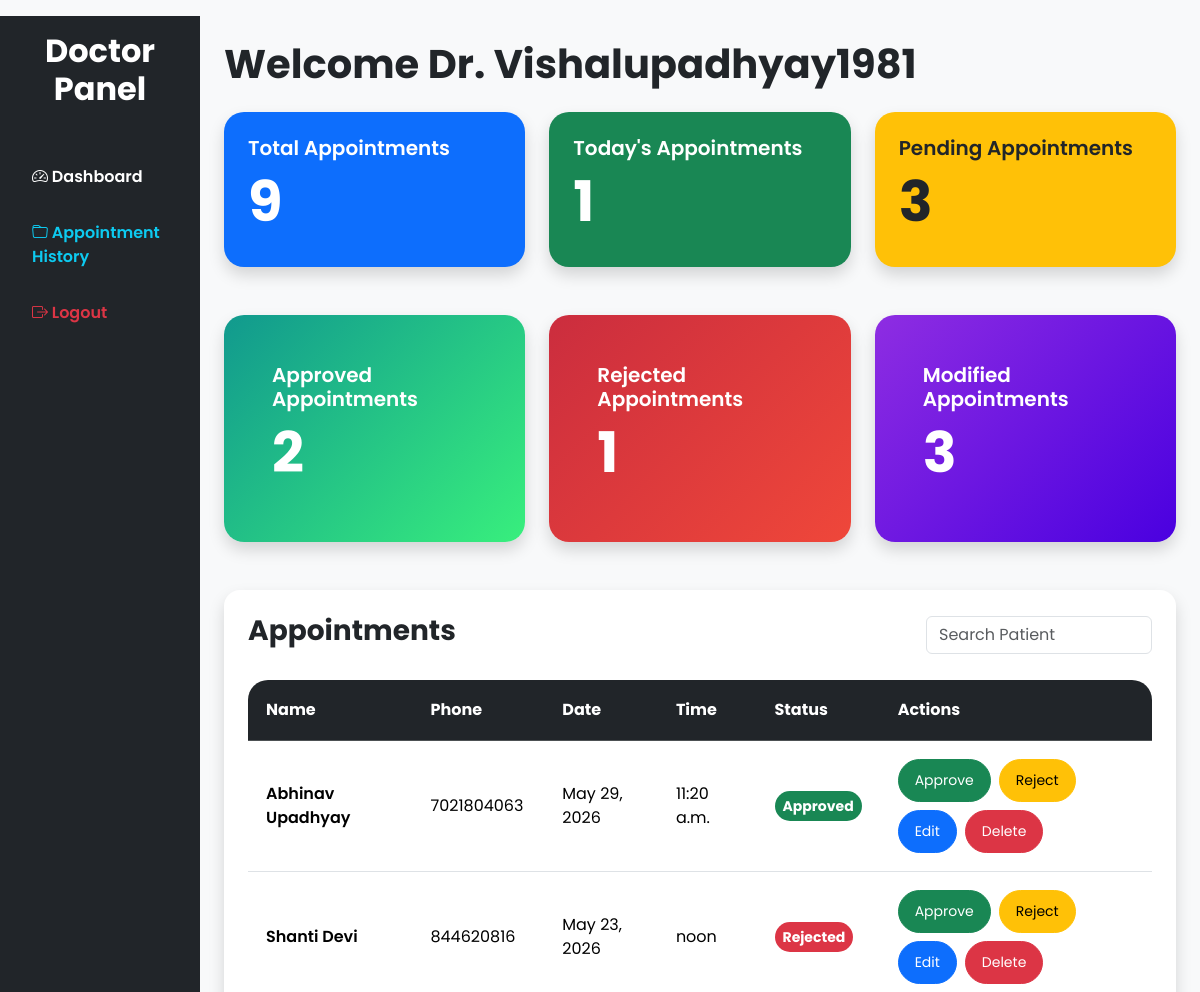
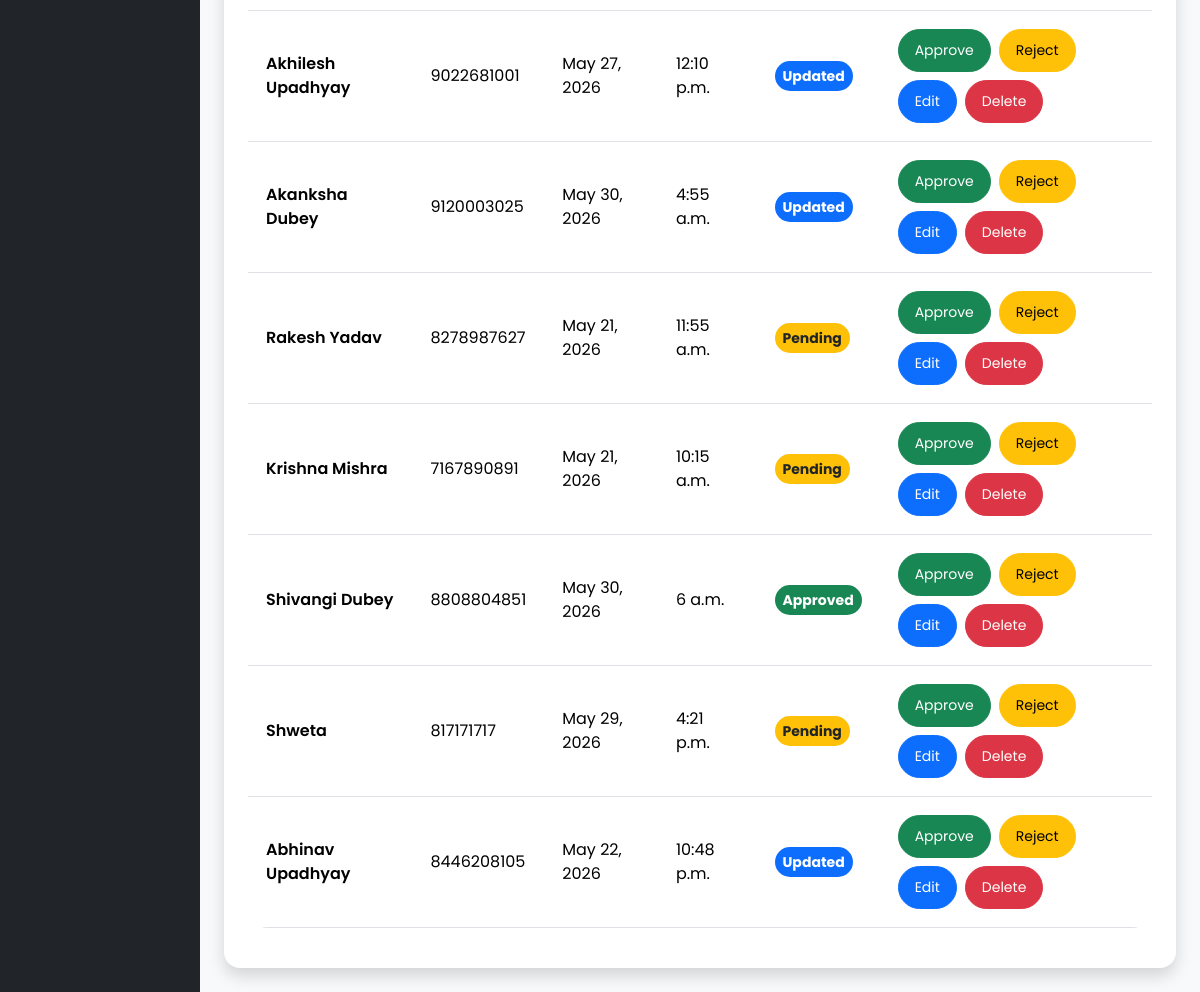
The app's page /appointments/dashboard/ (signed in) with its own data (2 pictures, top to bottom).
### appointments/models.py (models this page shows, shortened)
class Appointment(models.Model):
    patient_name = models.CharField(max_length=100)
    phone = models.CharField(max_length=15)
    email = models.EmailField()
    age = models.IntegerField()
    gender = models.CharField(max_length=10)
    problem = models.TextField()
    appointment_date = models.DateField()
    appointment_time = models.TimeField()
    status = models.CharField(
    max_length=20,
    default='Pending'
                   )
    created_at = models.DateTimeField(auto_now_add=True)
    reason = models.TextField(
    blank=True,
    null=True
)

### appointments/views.py (the view)
# urls.py: path('dashboard/', dashboard, name='dashboard'),
def dashboard(request):
    appointments = Appointment.objects.all().order_by('-id')
    total_appointments = appointments.count()
    today_appointments = appointments.filter(
        appointment_date=date.today()
    ).count()
    pending_appointments = appointments.filter(
        status__iexact='Pending'
    ).count()
    approved_appointments = appointments.filter(
        status__iexact='Approved'
    ).count()
    rejected_appointments = appointments.filter(
        status__iexact='Rejected'
    ).count()
    updated_appointments = appointments.filter(
        status__iexact='Updated'
    ).count()
    return render(
        request,
        'dashboard.html',
        {
            'appointments': appointments,
            'total_appointments': total_appointments,
            'today_appointments': today_appointments,
            'pending_appointments': pending_appointments,
            'approved_appointments': approved_appointments,
            'rejected_appointments': rejected_appointments,
            'updated_appointments': updated_appointments,
        }
    )

### templates/dashboard.html (shortened to what this page needs)
{% extends 'base.html' %}
{% block content %}
<div class="container-fluid">
    <div class="row">
        <div class="col-md-2 bg-dark text-white min-vh-100 p-3">
            <h2 class="text-center fw-bold mb-5">
                Doctor Panel
            </h2>
            <ul class="nav flex-column">
                <li class="nav-item mb-3">
                    <a href="/dashboard/"
                       class="nav-link text-white fw-semibold">
                       <i class="bi bi-speedometer2"></i>
                       Dashboard
                    </a>
                </li>
                <li class="nav-item mb-3">
                    <a href="/appointments/records/"
                       class="nav-link text-info fw-semibold">
                       <i class="bi bi-folder"></i>
                       Appointment History
                    </a>
                </li>
                <li class="nav-item mb-3">
                    <a href="/logout/"
                       class="nav-link text-danger fw-semibold">
                       <i class="bi bi-box-arrow-right"></i>
                       Logout
                    </a>
                </li>
            </ul>
        </div>
        <div class="col-md-10 p-4">
            <h1 class="fw-bold mb-4">
                Welcome Dr. {{ user.username }}
            </h1>
            <div class="row g-4">
                <div class="col-md-4">
                    <div class="card shadow border-0 bg-primary text-white p-4"
                         onclick="filterAppointments('all')"
                         style="cursor:pointer; border-radius:20px;">
                        <h5 class="fw-semibold">
                            Total Appointments
                        </h5>
                        <h1 class="display-4 fw-bold">
                            {{ total_appointments }}
                        </h1>
                    </div>
                </div>
                <div class="col-md-4">
                    <div class="card shadow border-0 bg-success text-white p-4"
                         onclick="filterAppointments('today')"
                         style="cursor:pointer; border-radius:20px;">
                        <h5 class="fw-semibold">
                            Today's Appointments
                        </h5>
                        <h1 class="display-4 fw-bold">
                            {{ today_appointments }}
                        </h1>
                    </div>
                </div>
                <div class="col-md-4">
                    <div class="card shadow border-0 bg-warning text-dark p-4"
                         onclick="filterAppointments('Pending')"
                         style="cursor:pointer; border-radius:20px;">
                        <h5 class="fw-semibold">
                            Pending Appointments
                        </h5>
                        <h1 class="display-4 fw-bold">
                            {{ pending_appointments }}
                        </h1>
                    </div>
                </div>
            </div>
            <div class="row g-4 mt-4">
                <div class="col-md-4">
                    <div class="card shadow border-0 text-white p-5 h-100"
                         onclick="filterAppointments('Approved')"
                         style="
                            background: linear-gradient(135deg,#11998e,#38ef7d);
                            cursor:pointer;
                            border-radius:20px;
                         ">
                        <h5 class="fw-semibold">
                            Approved Appointments
                        </h5>
                        <h1 class="display-4 fw-bold">
                            {{ approved_appointments }}
                        </h1>
                    </div>
                </div>
                <div class="col-md-4">
                    <div class="card shadow border-0 text-white p-5 h-100"
                         onclick="filterAppointments('Rejected')"
                         style="
                            background: linear-gradient(135deg,#cb2d3e,#ef473a);
                            cursor:pointer;
                            border-radius:20px;
                         ">
                        <h5 class="fw-semibold">
                            Rejected Appointments
                        </h5>
                        <h1 class="display-4 fw-bold">
                            {{ rejected_appointments }}
                        </h1>
                    </div>
                </div>
                <div class="col-md-4">
                    <div class="card shadow border-0 text-white p-5 h-100"
                         onclick="filterAppointments('Updated')"
                         style="
                            background: linear-gradient(135deg,#8E2DE2,#4A00E0);
                            cursor:pointer;
                            border-radius:20px;
                         ">
                        <h5 class="fw-semibold">
                            Modified Appointments
                        </h5>
                        <h1 class="display-4 fw-bold">
                            {{ updated_appointments }}
                        </h1>
                    </div>
                </div>
            </div>
            <div class="card shadow border-0 rounded-4 mt-5 p-4">
                <div class="d-flex justify-content-between align-items-center flex-wrap">
                    <h3 class="fw-bold">
                        Appointments
                    </h3>
                    <input type="text"
                           id="searchInput"
                           class="form-control w-25"
                           placeholder="Search Patient">
                </div>
                <div class="table-responsive mt-4">
                    <table class="table table-hover align-middle"
                           id="appointmentTable">
                        <thead class="table-dark">
                            <tr>
                                <th>Name</th>
                                <th>Phone</th>
                                <th>Date</th>
                                <th>Time</th>
                                <th>Status</th>
                                <th>Actions</th>
                            </tr>
                        </thead>
                        <tbody>
                            {% for appointment in appointments %}
                            <tr class="appointment-row"
                                data-status="{{ appointment.status }}"
                                data-date="{{ appointment.appointment_date|date:'Y-m-d' }}">
                                <td class="fw-semibold">
                                    {{ appointment.patient_name }}
                                </td>
                                <td>
                                    {{ appointment.phone }}
                                </td>
                                <td>
                                    {{ appointment.appointment_date }}
                                </td>
                                <td>
                                    {{ appointment.appointment_time }}
                                </td>
                                <td>
                                    {% if appointment.status == 'Approved' %}
                                    <span class="badge bg-success p-2">
                                        Approved
                                    </span>
                                    {% elif appointment.status == 'Rejected' %}
                                    <span class="badge bg-danger p-2">
                                        Rejected
                                    </span>
                                    {% elif appointment.status == 'Updated' %}
                                    <span class="badge bg-primary p-2">
                                        Updated
                                    </span>
                                    {% else %}
                                    <span class="badge bg-warning text-dark p-2">
                                        Pending
                                    </span>
                                    {% endif %}
                                </td>
                                <td>
    <div class="d-flex gap-2 flex-wrap">
        <a href="/appointments/approve/{{ appointment.id }}/"
           class="btn btn-success btn-sm rounded-pill px-3">
           Approve
        </a>
        <button
            type="button"
            class="btn btn-warning btn-sm rounded-pill px-3"
            onclick="event.stopPropagation(); rejectAppointment('{{ appointment.id }}')">
            Reject
        </button>
        <a href="/appointments/edit/{{ appointment.id }}/"
           class="btn btn-primary btn-sm rounded-pill px-3">
           Edit
        </a>
        <a href="/appointments/delete/{{ appointment.id }}/"
           class="btn btn-danger btn-sm rounded-pill px-3">
           Delete
        </a>
    </div>
</td>
                            </tr>
                            {% endfor %}
                        </tbody>
                    </table>
                </div>
            </div>
        </div>
    </div>
</div>
{% endblock %}

### static/css/style.css (style rules this page uses)
body { font-family: 'Poppins', sans-serif; background: #f8f9fa; }
.btn { border-radius: 30px; }
.nav-link { font-weight: 500; transition: 0.3s; }
.btn { border-radius: 40px; padding: 10px 25px; }
.table { background: white; border-radius: 20px; overflow: hidden; }
.table th { padding: 18px; }
.table td { padding: 18px; vertical-align: middle; }
.badge { padding: 10px 16px; border-radius: 30px; font-size: 14px; }

### records on screen
Appointment: patient_name "Abhinav Upadhyay", phone "7021804063", appointment_date "May 29, 2026", appointment_time "11:20 a.m.", status "Approved"
Appointment: patient_name "Shanti Devi", phone "844620816", appointment_date "May 23, 2026", appointment_time "noon", status "Rejected"
Appointment: patient_name "Akhilesh Upadhyay", phone "9022681001", appointment_date "May 27, 2026", appointment_time "12:10 p.m.", status "Updated"
Appointment: patient_name "Akanksha Dubey", phone "9120003025", appointment_date "May 30, 2026", appointment_time "4:55 a.m.", status "Updated"
Appointment: patient_name "Rakesh Yadav", phone "8278987627", appointment_date "May 21, 2026", appointment_time "11:55 a.m.", status "Pending"
Appointment: patient_name "Krishna Mishra", phone "7167890891", appointment_date "May 21, 2026", appointment_time "10:15 a.m.", status "Pending"
Appointment: patient_name "Shivangi Dubey", phone "8808804851", appointment_date "May 30, 2026", appointment_time "6 a.m.", status "Approved"
Appointment: patient_name "Shweta", phone "817171717", appointment_date "May 29, 2026", appointment_time "4:21 p.m.", status "Pending"
Appointment: patient_name "Abhinav Upadhyay", phone "8446208105", appointment_date "May 22, 2026", appointment_time "10:48 p.m.", status "Updated"

### other values on screen
{{ user.username }} "Vishalupadhyay1981"
{{ total_appointments }} "9"
{{ today_appointments }} "1"
{{ pending_appointments }} "3"
{{ approved_appointments }} "2"
{{ rejected_appointments }} "1"
{{ updated_appointments }} "3"
